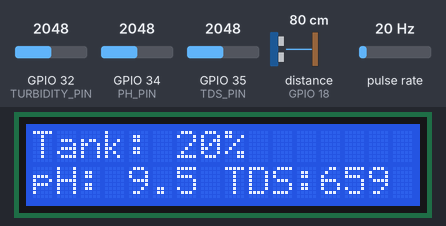
Recording of a sketch running on a simulated ESP32. On the bench: 16×2 character LCD. Wiring (inferred from the names in the program): ultrasonic range finder: trigger GPIO 5; echo GPIO 18; pulse sensor: data GPIO 27. The inputs (shaded band) are chosen by the test bench; at power-on: pulse rate 20 Hz, distance to the obstacle (sensor on GPIO 18) 80 cm, GPIO 34 (PH_PIN) = 2048, GPIO 35 (TDS_PIN) = 2048, GPIO 32 (TURBIDITY_PIN) = 2048 (analog values on the 0–4095 scale). The echo pulse lasts 58.3 µs per cm; WiFi joins after 1.5 s; servers stay silent unless stated; EEPROM starts erased; what the sketch prints to the serial monitor is not drawn.

Above: at 5.6 s.
5.7 s: pulse rate (sensor on GPIO 27) set to 4 Hz
At 10.9 s:
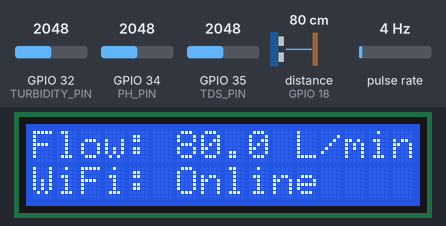
16.5 s: pulse rate (sensor on GPIO 27) set to 150 Hz
At 21.0 s:
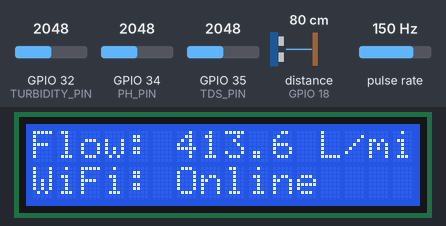
30.5 s: distance to the obstacle (sensor on GPIO 18) set to 2 cm
At 41.0 s:
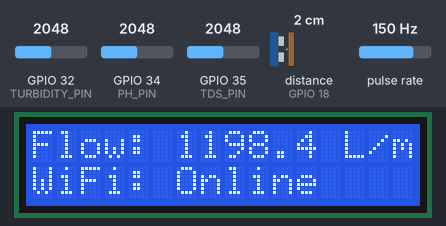
41.5 s: GPIO 34 (PH_PIN) set to 2866
At 55.4 s:
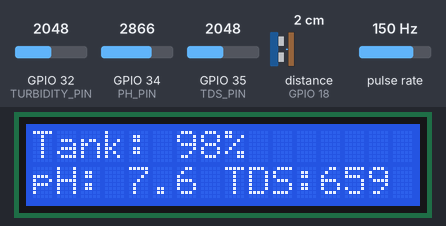
55.5 s: GPIO 35 (TDS_PIN) set to 2866
At 66.0 s:
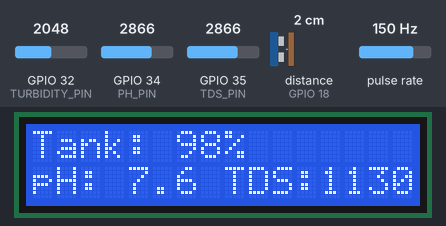
66.5 s: distance to the obstacle (sensor on GPIO 18) set to 4 cm
Timing chart, 0 to 69.5 s (numbered marks = the images above; inputs shaded):
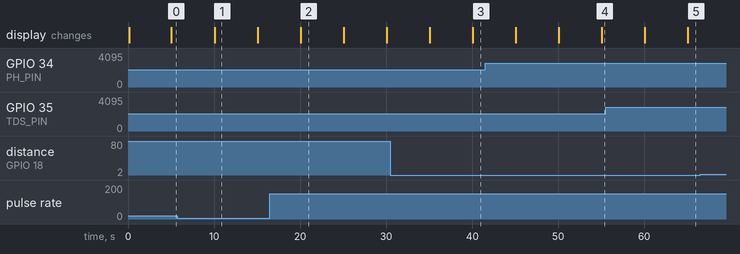

The sketch:

JalRakshak_ESP32.ino
```cpp
#include <WiFi.h>
#include <WebServer.h>
#include <Wire.h>
#include <LiquidCrystal_I2C.h>
#include <Preferences.h>

// Fill these values before uploading.
const char* WIFI_SSID = "Kiran";
const char* WIFI_PASSWORD = "00002222";
const char* DEVICE_ID = "JR-2024-001";

// ESP32 ADC1 pins are used so Wi-Fi does not interfere with analog reads.
const uint8_t FLOW_PIN = 27;       // YF-S201 pulse output
const uint8_t PH_PIN = 34;         // E-201-C analog output
const uint8_t TDS_PIN = 35;        // TDS Meter V1.0 analog output
const uint8_t TURBIDITY_PIN = 32;  // TS-300B analog output
const uint8_t TRIG_PIN = 5;        // RCWL-1655 trigger
const uint8_t ECHO_PIN = 18;       // RCWL-1655 echo, 3.3V-safe only
const uint8_t LCD_SDA_PIN = 21;
const uint8_t LCD_SCL_PIN = 22;
const uint8_t LCD_ADDRESS = 0x27;   // Try 0x3F if your LCD stays blank

// Tune these for the physical tank and calibrated sensor probes.
const float TANK_DEPTH_CM = 100.0;
const float FLOW_CALIBRATION = 7.5; // YF-S201 nominal pulses per L/min
const float PH_MIDPOINT_VOLTAGE = 2.50;
const float PH_SLOPE = 3.00;
const float TDS_TEMPERATURE_C = 25.0;

WebServer server(80);
LiquidCrystal_I2C lcd(LCD_ADDRESS, 16, 2);
Preferences preferences;
volatile uint32_t flowPulses = 0;
unsigned long lastRead = 0;
unsigned long lastDisplay = 0;
uint8_t displayPage = 0;
float tankLevel = 0;
float ph = 0;
float tds = 0;
float turbidityVoltage = 0;
float flowLitresPerMinute = 0;
float totalLitres = 0;

void IRAM_ATTR countFlowPulse() { flowPulses++; }

float readVoltage(uint8_t pin) {
  return analogRead(pin) * 3.3 / 4095.0;
}

float readDistanceCm() {
  digitalWrite(TRIG_PIN, LOW);
  delayMicroseconds(3);
  digitalWrite(TRIG_PIN, HIGH);
  delayMicroseconds(10);
  digitalWrite(TRIG_PIN, LOW);
  unsigned long duration = pulseIn(ECHO_PIN, HIGH, 30000);
  return duration == 0 ? TANK_DEPTH_CM : duration * 0.0343 / 2.0;
}

float readTankLevel() {
  float distance = constrain(readDistanceCm(), 0.0f, TANK_DEPTH_CM);
  return 100.0f * (TANK_DEPTH_CM - distance) / TANK_DEPTH_CM;
}

float readPh() {
  float voltage = readVoltage(PH_PIN);
  return constrain(7.0 + (PH_MIDPOINT_VOLTAGE - voltage) * PH_SLOPE, 0.0f, 14.0f);
}

float readTds() {
  float voltage = readVoltage(TDS_PIN);
  float compensation = 1.0 + 0.02 * (TDS_TEMPERATURE_C - 25.0);
  float ec = (133.42 * voltage * voltage * voltage - 255.86 * voltage * voltage + 857.39 * voltage) / compensation;
  return max(0.0f, ec * 0.5f);
}

float readTurbidityVoltage() { return readVoltage(TURBIDITY_PIN); }

void printLcdLine(uint8_t row, String text) {
  lcd.setCursor(0, row);
  lcd.print("                ");
  lcd.setCursor(0, row);
  lcd.print(text.substring(0, 16));
}

void updateDisplay() {
  if (displayPage == 0) {
    printLcdLine(0, String("Tank: ") + String(tankLevel, 0) + "%");
    printLcdLine(1, String("pH: ") + String(ph, 1) + " TDS:" + String(tds, 0));
  } else {
    printLcdLine(0, String("Flow: ") + String(flowLitresPerMinute, 1) + " L/min");
    printLcdLine(1, WiFi.status() == WL_CONNECTED ? "WiFi: Online" : "WiFi: Offline");
  }
  displayPage = (displayPage + 1) % 2;
}

void connectWifi() {
  WiFi.mode(WIFI_STA);
  WiFi.begin(WIFI_SSID, WIFI_PASSWORD);
  while (WiFi.status() != WL_CONNECTED) delay(500);
}

String telemetryJson() {
  return String("{\"deviceId\":\"") + DEVICE_ID +
    String("\",\"tankLevel\":") + String(tankLevel, 1) +
    String(",\"ph\":") + String(ph, 2) +
    String(",\"tds\":") + String(tds, 1) +
    String(",\"turbidityVoltage\":") + String(turbidityVoltage, 3) +
    String(",\"flow\":") + String(flowLitresPerMinute, 2) +
    String(",\"totalLitres\":") + String(totalLitres, 2) +
    String(",\"wifi\":true,\"timestamp\":") + String(millis()) + "}";
}

void readSensors() {
  tankLevel = readTankLevel();
  ph = readPh();
  tds = readTds();
  turbidityVoltage = readTurbidityVoltage();
  flowLitresPerMinute = (flowPulses * 60.0 / FLOW_CALIBRATION) / 10.0;
  totalLitres += flowPulses / FLOW_CALIBRATION;
  preferences.putFloat("totalLitres", totalLitres);
  flowPulses = 0;
}

void handleTelemetry() {
  server.sendHeader("Access-Control-Allow-Origin", "*");
  server.send(200, "application/json", telemetryJson());
}

void handleRoot() {
  server.send(200, "text/plain", "Jal Rakshak ESP32 is online. Open /api/telemetry for sensor data.");
}

void setup() {
  Serial.begin(115200);
  pinMode(FLOW_PIN, INPUT_PULLUP);
  pinMode(TRIG_PIN, OUTPUT);
  pinMode(ECHO_PIN, INPUT);
  analogReadResolution(12);
  Wire.begin(LCD_SDA_PIN, LCD_SCL_PIN);
  lcd.init();
  lcd.backlight();
  preferences.begin("jal-rakshak", false);
  totalLitres = preferences.getFloat("totalLitres", 0.0f);
  printLcdLine(0, "Jal Rakshak AI");
  printLcdLine(1, "Starting...");
  attachInterrupt(digitalPinToInterrupt(FLOW_PIN), countFlowPulse, RISING);
  connectWifi();
  readSensors();
  server.on("/", HTTP_GET, handleRoot);
  server.on("/api/telemetry", HTTP_GET, handleTelemetry);
  server.begin();
  Serial.print("ESP32 API: http://");
  Serial.println(WiFi.localIP());
}

void loop() {
  if (WiFi.status() != WL_CONNECTED) connectWifi();
  server.handleClient();
  if (millis() - lastDisplay >= 5000) {
    lastDisplay = millis();
    updateDisplay();
  }
  if (millis() - lastRead >= 10000) {
    lastRead = millis();
    readSensors();
  }
}
```

Measured:
- after the input at 5.7 s, the display: changes after 4.4 s (image 1)
- after the input at 16.5 s, the display: changes after 3.6 s (image 2)
- after the input at 30.5 s, the display: first differs from a run without the input after 9.6 s (image 3)
- after the input at 55.5 s, the display: first differs from a run without the input after 9.6 s (image 5)
- what the display in image 1 shows lasts 5.0 s, from 10.1 s to 15.1 s
